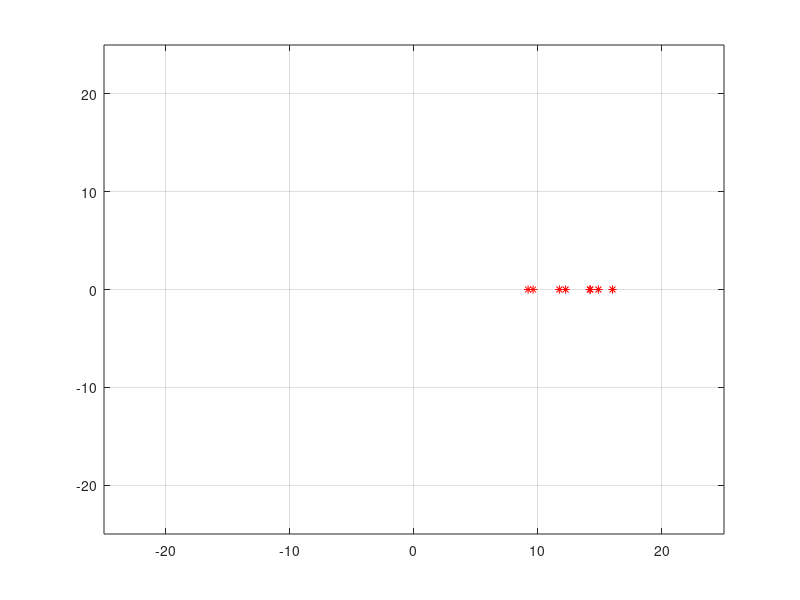
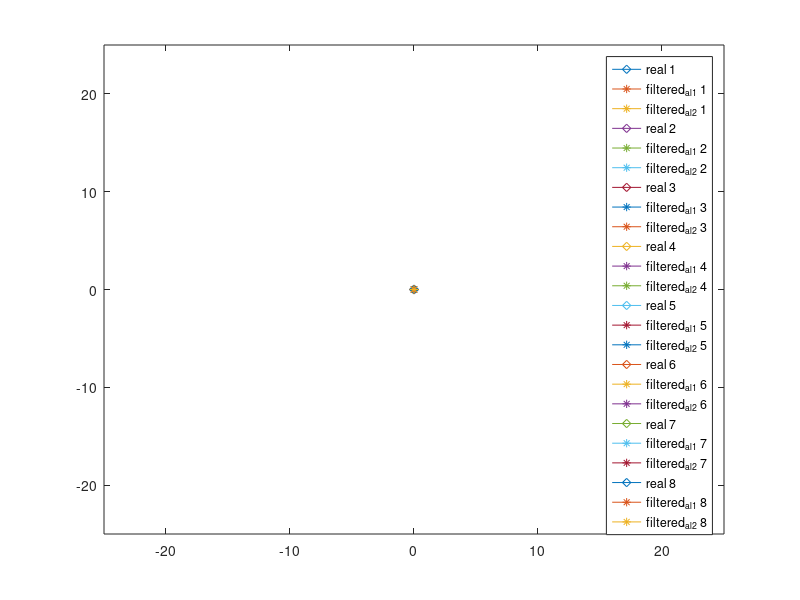

The MATLAB source for these figures, in order: (Note: this script raises an error after producing the figures.)
% paper: Distributed Kalman filter for cooperative localization with integrated measurements
% author: Yeong Jun Kim(colson)
% email: colson@korea.ac.kr || dud3722000@naver.com
% date: 2020-07-28
% DKFCL class is in https://www.github.com/YeongJunKim/matlab/filters/DKFCL

% system eq
% x_{i,k+1} = A * x_{i,k} + B * w_{i,k}
% y_{i,k} = C * x_{i,k} + v_{i,k}
% z_{i,j,k} = D(x_{i,k} - x_{j,k})
% x = [x_position y_position x_vel y_vel]'
% u = [x_vel y_vel]'


%%
clear all
clc
clf
%% add path
addpath('./../../matlab/filters/DKFCL');
%% global variables
global app

make_video = 1;

%% robot init
app.agent_num = 8;
app.adjacency = zeros(app.agent_num, app.agent_num);
app.adjacency(1,[7 8]) = [0.6 0.4];
app.adjacency(2,[1 8]) = [0.3 0.7];
app.adjacency(3,[1 2]) = [0.7 0.3];
app.adjacency(4,[2 3]) = [0.5 0.5];
app.adjacency(5,[3 4]) = [0.8 0.2];
app.adjacency(6,[4 5]) = [0.2 0.8];
app.adjacency(7,[5 6]) = [0.7 0.3];
app.adjacency(8,[6 7]) = [0.3 0.7];

%% simulation init
app.dt = 1;
app.iteration = 140;
for ct = 1:app.agent_num
    app.agent(ct).data.nx = 4;
    app.agent(ct).data.ny = 4;
    app.agent(ct).data.nu = 2;
    app.agent(ct).data.nz = 4;
    app.agent(ct).trajectory.real = zeros(app.agent(ct).data.nx, app.iteration);
    app.agent(ct).trajectory.filtered.al1 = zeros(app.agent(ct).data.nx, app.iteration);
    app.agent(ct).trajectory.filtered.al2 = zeros(app.agent(ct).data.nx, app.iteration);
    app.agent(ct).trajectory.measurement = zeros(app.agent(ct).data.ny, app.iteration);
    app.agent(ct).trajectory.time = zeros(1, app.iteration);
    app.agent(ct).trajectory.input = zeros(app.agent(ct).data.nu, app.iteration);
    app.agent(ct).trajectory.real(:,1) = normrnd([10 0 0 0]', [5 0 0 0]');
    app.agent(ct).trajectory.filtered.al1(:,1) = app.agent(ct).trajectory.real(:,1);
    app.agent(ct).trajectory.filtered.al2(:,1) = app.agent(ct).trajectory.real(:,1);
end
%% plotting init
figure(1);
clf;
ax = axes;
app.plot_agent = cell(1,app.agent_num);
app.plot_edge = cell(app.agent_num, app.agent_num);
for ct = 1:app.agent_num
    
    app.plot_agent{ct} = plot(ax, app.agent(ct).trajectory.real(1,1), app.agent(ct).trajectory.real(2,1), 'r*'); hold on; grid on;
end
for i = 1:app.agent_num-1
    for j = 1:app.agent_num
        if i == j
        else
            if(app.adjacency(i,j) == 1)
                x = zeros(1,2);
                y = zeros(1,2);
                x(1) = app.agent(i).trajectory.real(1,1); x(2) = app.agent(j).trajectory.real(1,1);
                y(1) = app.agent(i).trajectory.real(2,1); y(2) = app.agent(j).trajectory.real(2,1);
                app.plot_edge{i,j} = plot(ax, x,y, 'b-'); hold on;
            end
        end
    end
end
xlim([-25 25])
ylim([-25 25])
figure(2);
clf;
ax2 = axes;
app.plot_trajectory_real = cell(1,app.agent_num);
app.plot_trajectory_al1 = cell(1,app.agent_num);
app.plot_trajectory_al2 = cell(1,app.agent_num);
for ag = 1:app.agent_num
%     app.plot_trajectory_real{ag} = plot(ax2, 0, 0, '-d'); hold on; grid on;
    lege1 = ['real_ ' num2str(ag)];
    app.plot_trajectory_real{ag} = plot(ax2,0,0, '-d', 'DisplayName', lege1); hold on;
%     app.plot_trajectory_al1{ag} = plot(ax2, 0, 0, '-*'); hold on; grid on;
    lege2 = ['filtered_{al1} ' num2str(ag)];
     app.plot_trajectory_al1{ag} = plot(ax2,0,0, '-*', 'DisplayName', lege2); hold on;
%     app.plot_trajectory_al2{ag} = plot(ax2, 0, 0, '-o'); hold on; grid on;
    lege3 = ['filtered_{al2} ' num2str(ag)];
    app.plot_trajectory_al2{ag} = plot(ax2,0,0, '-*', 'DisplayName', lege3); hold on;
end
xlim([-25 25])
ylim([-25 25])
lg = legend;
lg.NumColumns = 8;
hold off;



figure(3);
clf;
ax3 = axes;
app.plot_absolute_error_al1 = cell(1,app.agent_num);
app.plot_absoulte_error_al2 = cell(1,app.agent_num);
app.plot_rmse_al1 = cell(1,1);
app.plot_rmse_al2 = cell(1,1);
for ag = 1:app.agent_num
    lege1 = ['al1 error' num2str(ag)];
    app.plot_absolute_error_al1{ag} = plot(ax3,0,0, '-d', 'DisplayName', lege1); hold on;
    lege2 = ['al2 error' num2str(ag)];
    app.plot_absolute_error_al2{ag} = plot(ax3,0,0, '-o', 'DisplayName', lege2); hold on;
end

app.plot_rmse_al1 = plot(ax3, 0,0, '-*', 'DisplayName', "algorithm1"); hold on; grid on;
app.plot_rmse_al2 = plot(ax3, 0,0, '-d', 'DisplayName', "algorithm2"); hold on; grid on;
hold off;
lg2 = legend;
lg2.NumColumns = 9;
lg2.Location = "Northwest";

%% filtering class init
% examples
% global filters
% for ct = 1:app.agent_num
%    filters.FIR(ct).filter = FIR();
%    filters.EKF(ct).filter = EKF();
%    filters.PF(ct).filter = PF();
% end

P = diag([0.1, 0.1, 0.1, 0.1]);
Q = diag([0.01, 0.01, 0.01, 0.01]);
V = diag([2,2]);
R = diag([4,4]);
% R = app.adjacency * 2;
A = [1 0 app.dt 0;
    0 1 0 app.dt ;
    0 0 1 0;
    0 0 0 1];
B = [app.dt^2/2 0 0 0;
    0 app.dt^2/2 0 0;
    0 0 app.dt 0;
    0 0 0 app.dt];
C = [1 0 0 0;
    0 1 0 0];
D = [1 0 0 0;
    0 1 0 0];

for ag = 1:app.agent_num
    if(ag == 1 || ag == 5)
        C_ = C;
        C_(2,2) = 0;
    else
        C_ = C;
    end
    
    DKFCL_FILTER(ag) = DKFCL(P,Q,V,R,A,B,C_,D,app.adjacency,app.agent(ag).trajectory.real(:,1),1,ag);
end
for ag = 1:app.agent_num
    if(ag == 1 || ag == 5)
        C_ = C;
        C_(2,2) = 0;
    else
        C_ = C;
    end
    
    DKFCL_FILTER(ag+app.agent_num) = DKFCL(P,Q,V,R,A,B,C_,D,app.adjacency,app.agent(ag).trajectory.real(:,1),2,ag);
end
%% run simulation
% make real data
angle = 0;
d = zeros(app.agent_num, 1);
for ct = 2:app.iteration
    
    for ag = 1:app.agent_num
        if ct > 30
            d(ag) = norm(app.agent(ag).trajectory.real(:,ct-1));
        else
            d(ag) = norm(app.agent(ag).trajectory.real(:,ct-1));
        end
    end
    for ag = 1:app.agent_num
        app.agent(ag).trajectory.input(1,ct) = d(ag) * cos(angle) - app.agent(ag).trajectory.real(1,ct-1);
        app.agent(ag).trajectory.input(2,ct) = d(ag) * sin(angle) - app.agent(ag).trajectory.real(2,ct-1);
        %  app.agent(ag).trajectory.input(:,ct) = normrnd([normrnd(0,3) normrnd(0,3)], 0.1)';
        
        app.agent(ag).trajectory.real(:,ct) = dynamics([app.agent(ag).trajectory.real(1:2,ct-1)' app.agent(ag).trajectory.input(:,ct)']',1);
    end
    %     update_plot(ct);
    %     pause(0.05);
    angle = angle + 0.05;
end

% run filtering
for ct = 2:app.iteration
    for ag = 1:app.agent_num
        %prior_x update
        
    end
    for ag = 1:app.agent_num
        u_ = app.agent(ag).trajectory.input(:,ct);
        y_ = app.agent(ag).trajectory.real(1:2,ct) + normrnd([0 0]', 1);
        z_ = zeros(app.agent(1).data.nx, app.agent_num);
        
        for j = 1:app.agent_num
            z_(:,j) = app.agent(ag).trajectory.real(:,ct) - app.agent(j).trajectory.real(:,ct) + normrnd([0 0 0 0]', 1);
        end
        x_neighbor_ = zeros(app.agent(1).data.nx, app.agent_num);
        p_neighbor_ = zeros(app.agent(1).data.nx, app.agent(1).data.nx, app.agent_num);
        
        for j = 1:app.agent_num
            x_neighbor_(:,j) = DKFCL_obtain_x_prior(DKFCL_FILTER(j));
            p_neighbor_(:,:,j) = DKFCL_obtain_y_prior(DKFCL_FILTER(j));
        end
        
        app.agent(ag).trajectory.filtered.al1(:,ct) = DKFCL_run(DKFCL_FILTER(ag), u_, y_, z_, x_neighbor_, p_neighbor_);
        
        
        
        
        for j = 1:app.agent_num
            x_neighbor_(:,j) = DKFCL_obtain_x_prior(DKFCL_FILTER(j+app.agent_num));
            p_neighbor_(:,:,j) = DKFCL_obtain_y_prior(DKFCL_FILTER(j+app.agent_num));
        end
        app.agent(ag).trajectory.filtered.al2(:,ct) = DKFCL_run(DKFCL_FILTER(ag+app.agent_num), u_, y_, z_, x_neighbor_, p_neighbor_);
    end
    update_plot(ct);
    drawnow;
    
    if make_video == 1
       F1(ct-1) = getframe(1); 
       F2(ct-1) = getframe(2);
       F3(ct-1) = getframe(3);
    end
    
    pause(0.1);
end
%% plot
% figure(2);
% clf;
% x = zeros(1, app.iteration);
% y = zeros(1, app.iteration);
% for ag = 1:app.agent_num
%     x(:) = app.agent(ag).trajectory.real(1,:); y(:) = app.agent(ag).trajectory.real(2,:);
%     lege1 = ['real_ ' num2str(ag)];
%     plot(x,y, '-d', 'DisplayName', lege1); hold on;
%     x(:) = app.agent(ag).trajectory.filtered.al1(1,:); y(:) = app.agent(ag).trajectory.filtered.al1(2,:);
%     lege2 = ['filtered_{al1} ' num2str(ag)];
%     plot(x,y, '-*', 'DisplayName', lege2); hold on;
%     x(:) = app.agent(ag).trajectory.filtered.al2(1,:); y(:) = app.agent(ag).trajectory.filtered.al2(2,:);
%     lege3 = ['filtered_{al2} ' num2str(ag)];
%     plot(x,y, '-*', 'DisplayName', lege3); hold on;
% end
% hold off;
% lg = legend;
% lg.NumColumns = 8;

% figure(3);
% subplot(2,1,1);
% diff_sum.al1 = zeros(2, app.iteration);
% diff_sum.al2 = zeros(2, app.iteration);
% for ag = 1:app.agent_num
%     diff = abs(app.agent(ag).trajectory.real(1:2,:) - app.agent(ag).trajectory.filtered.al1(1:2,:));
%     x(:) = diff(1,:);   y(:) = diff(2,:);
%     lege1 = ['al1 error' num2str(ag)];
%     plot(1:app.iteration, x(:)+y(:), '-d', 'DisplayName', lege1); hold on;
%     diff_sum.al1 = diff_sum.al1 + diff;
%     diff = abs(app.agent(ag).trajectory.real(1:2,:) - app.agent(ag).trajectory.filtered.al2(1:2,:));
%     x(:) = diff(1,:);   y(:) = diff(2,:);
%     lege2 = ['al2 error' num2str(ag)];
%     plot(1:app.iteration, x(:)+y(:), '-o', 'DisplayName', lege2); hold on;
%     diff_sum.al2 = diff_sum.al2 + diff;
% end
% hold off;
% legend;
% subplot(2,1,2);
% x(:) = diff_sum.al1(1,:);
% y(:) = diff_sum.al1(2,:);
% rmse = sqrt(x(:).^2 + y(:).^2);
% plot(1:app.iteration, rmse(:), '-*', 'DisplayName', "algorithm1"); hold on;
% 
% x(:) = diff_sum.al2(1,:);
% y(:) = diff_sum.al2(2,:);
% rmse = sqrt(x(:).^2 + y(:).^2);
% plot(1:app.iteration, rmse(:), '-d', 'DisplayName', "algorithm2");
% hold off;
% legend;

%% video

if make_video == 1
    video_name = sprintf('robot_%s_%s',datestr(now,'yymmdd'),datestr(now,'HHMMSS'));
    video = VideoWriter(video_name,'MPEG-4');
    video.Quality = 100;
    video.FrameRate = 1/0.05;   % 영상의 FPS, 값이 클수록 영상이 빨라짐
    open(video);
    writeVideo(video,F1);
    close(video);
    video_name = sprintf('robot_%s_%s',datestr(now,'yymmdd'),datestr(now,'HHMMSS'));
    video = VideoWriter(video_name,'MPEG-4');
    video.Quality = 100;
    video.FrameRate = 1/0.05;   % 영상의 FPS, 값이 클수록 영상이 빨라짐
    open(video);
    writeVideo(video,F2);
    close(video);
    video_name = sprintf('robot_%s_%s',datestr(now,'yymmdd'),datestr(now,'HHMMSS'));
    video = VideoWriter(video_name,'MPEG-4');
    video.Quality = 100;
    video.FrameRate = 1/0.05;   % 영상의 FPS, 값이 클수록 영상이 빨라짐
    open(video);
    writeVideo(video,F3);
    close(video);
end





%% local functions
function update_plot(index)
global app
for ag = 1:app.agent_num
    app.plot_agent{ag}.XData = app.agent(ag).trajectory.real(1,index);
    app.plot_agent{ag}.YData = app.agent(ag).trajectory.real(2,index);
end
for i = 1:app.agent_num-1
    for j = 1:app.agent_num
        if i == j
        else
            if(app.adjacency(i,j) == 1)
                x = zeros(1,2);
                y = zeros(1,2);
                x(1) = app.agent(i).trajectory.real(1,index); x(2) = app.agent(j).trajectory.real(1,index);
                y(1) = app.agent(i).trajectory.real(2,index); y(2) = app.agent(j).trajectory.real(2,index);
                app.plot_edge{i,j}.XData = x(:);
                app.plot_edge{i,j}.YData = y(:);
            end
        end
    end
end

for ag = 1:app.agent_num
   app.plot_trajectory_real{ag}.XData = app.agent(ag).trajectory.real(1,1:index);
   app.plot_trajectory_real{ag}.YData = app.agent(ag).trajectory.real(2,1:index);
   app.plot_trajectory_al1{ag}.XData = app.agent(ag).trajectory.filtered.al1(1,1:index);
   app.plot_trajectory_al1{ag}.YData = app.agent(ag).trajectory.filtered.al1(2,1:index);
   app.plot_trajectory_al2{ag}.XData = app.agent(ag).trajectory.filtered.al2(1,1:index);
   app.plot_trajectory_al2{ag}.YData = app.agent(ag).trajectory.filtered.al2(2,1:index);
end

interval = 1:index;
diff_sum.al1 = zeros(2, index);
diff_sum.al2 = zeros(2, index);
for ag = 1:app.agent_num
    diff = abs(app.agent(ag).trajectory.real(1:2,interval) - app.agent(ag).trajectory.filtered.al1(1:2,interval));
    diff_sum.al1 = diff_sum.al1 + diff;
    x(interval) = diff(1,interval);   y(interval) = diff(2,interval);
    app.plot_absolute_error_al1{ag}.YData = x(interval) + y(interval);
    app.plot_absolute_error_al1{ag}.XData = interval;
    diff = abs(app.agent(ag).trajectory.real(1:2,interval) - app.agent(ag).trajectory.filtered.al2(1:2,interval));
    diff_sum.al2 = diff_sum.al2 + diff;
    x(interval) = diff(1,interval);   y(interval) = diff(2,interval);
    app.plot_absolute_error_al2{ag}.YData = x(interval) + y(interval);
    app.plot_absolute_error_al2{ag}.XData = interval;
end

x(interval) = diff_sum.al1(1,interval);
y(interval) = diff_sum.al1(2,interval);
rmse = sqrt(x(interval).^2 + y(interval).^2);
app.plot_rmse_al1.XData = interval;
app.plot_rmse_al1.YData = rmse(interval);
x(interval) = diff_sum.al2(1,interval);
y(interval) = diff_sum.al2(2,interval);
rmse = sqrt(x(interval).^2 + y(interval).^2);
app.plot_rmse_al2.XData = interval;
app.plot_rmse_al2.YData = rmse(interval);
end